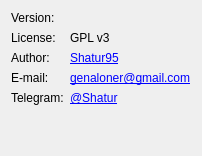
          <widget class="QWidget" name="aboutGuiTab">
           <attribute name="icon">
            <iconset theme="qt">
             <normaloff>.</normaloff>.</iconset>
           </attribute>
           <attribute name="title">
            <string notr="true">Optimus Manager Qt</string>
           </attribute>
           <layout class="QGridLayout" name="aboutGuiLayout" columnstretch="0,1">
            <item row="0" column="0">
             <widget class="QLabel" name="versionGuiTitleLabel">
              <property name="text">
               <string>Version:</string>
              </property>
             </widget>
            </item>
            <item row="3" column="0">
             <widget class="QLabel" name="mailGuiTitleLabel">
              <property name="text">
               <string notr="true">E-mail:</string>
              </property>
             </widget>
            </item>
            <item row="2" column="0">
             <widget class="QLabel" name="autorGuiTitleLabel">
              <property name="text">
               <string>Author:</string>
              </property>
             </widget>
            </item>
            <item row="1" column="0">
             <widget class="QLabel" name="licenseGuiTitleLabel">
              <property name="text">
               <string>License:</string>
              </property>
             </widget>
            </item>
            <item row="4" column="0">
             <widget class="QLabel" name="telegramGuiTitleLabel">
              <property name="text">
               <string notr="true">Telegram:</string>
              </property>
             </widget>
            </item>
            <item row="0" column="1">
             <widget class="QLabel" name="versionGuiLabel"/>
            </item>
            <item row="3" column="1">
             <widget class="QLabel" name="mailGuiLabel">
              <property name="text">
               <string notr="true">&lt;html&gt;&lt;head/&gt;&lt;body&gt;&lt;p&gt;&lt;a href=&quot;mailto:sledgehammer999@qbittorrent.org&quot;&gt;genaloner@gmail.com&lt;/a&gt;&lt;/p&gt;&lt;/body&gt;&lt;/html&gt;</string>
              </property>
              <property name="openExternalLinks">
               <bool>true</bool>
              </property>
              <property name="textInteractionFlags">
               <set>Qt::LinksAccessibleByMouse|Qt::TextSelectableByMouse</set>
              </property>
             </widget>
            </item>
            <item row="2" column="1">
             <widget class="QLabel" name="autorGuiLabel">
              <property name="text">
               <string notr="true">&lt;html&gt;&lt;head/&gt;&lt;body&gt;&lt;p&gt;&lt;a href=&quot;https://github.com/Shatur95&quot;&gt;Shatur95&lt;/a&gt;&lt;/p&gt;&lt;/body&gt;&lt;/html&gt;</string>
              </property>
              <property name="openExternalLinks">
               <bool>true</bool>
              </property>
              <property name="textInteractionFlags">
               <set>Qt::LinksAccessibleByMouse|Qt::TextSelectableByMouse</set>
              </property>
             </widget>
            </item>
            <item row="1" column="1">
             <widget class="QLabel" name="licenseGuiLabel">
              <property name="text">
               <string notr="true">GPL v3 </string>
              </property>
             </widget>
            </item>
            <item row="4" column="1">
             <widget class="QLabel" name="telegramGuiLabel">
              <property name="text">
               <string notr="true">&lt;html&gt;&lt;head/&gt;&lt;body&gt;&lt;p&gt;&lt;a href=&quot;https://t.me/Shatur&quot;&gt;@Shatur&lt;/a&gt;&lt;/p&gt;&lt;/body&gt;&lt;/html&gt;</string>
              </property>
              <property name="openExternalLinks">
               <bool>true</bool>
              </property>
              <property name="textInteractionFlags">
               <set>Qt::LinksAccessibleByMouse|Qt::TextSelectableByMouse</set>
              </property>
             </widget>
            </item>
            <item row="5" column="0">
             <spacer name="aboutGuiSpacer">
              <property name="orientation">
               <enum>Qt::Vertical</enum>
              </property>
              <property name="sizeHint" stdset="0">
               <size>
                <width>20</width>
                <height>40</height>
               </size>
              </property>
             </spacer>
            </item>
           </layout>
          </widget>
